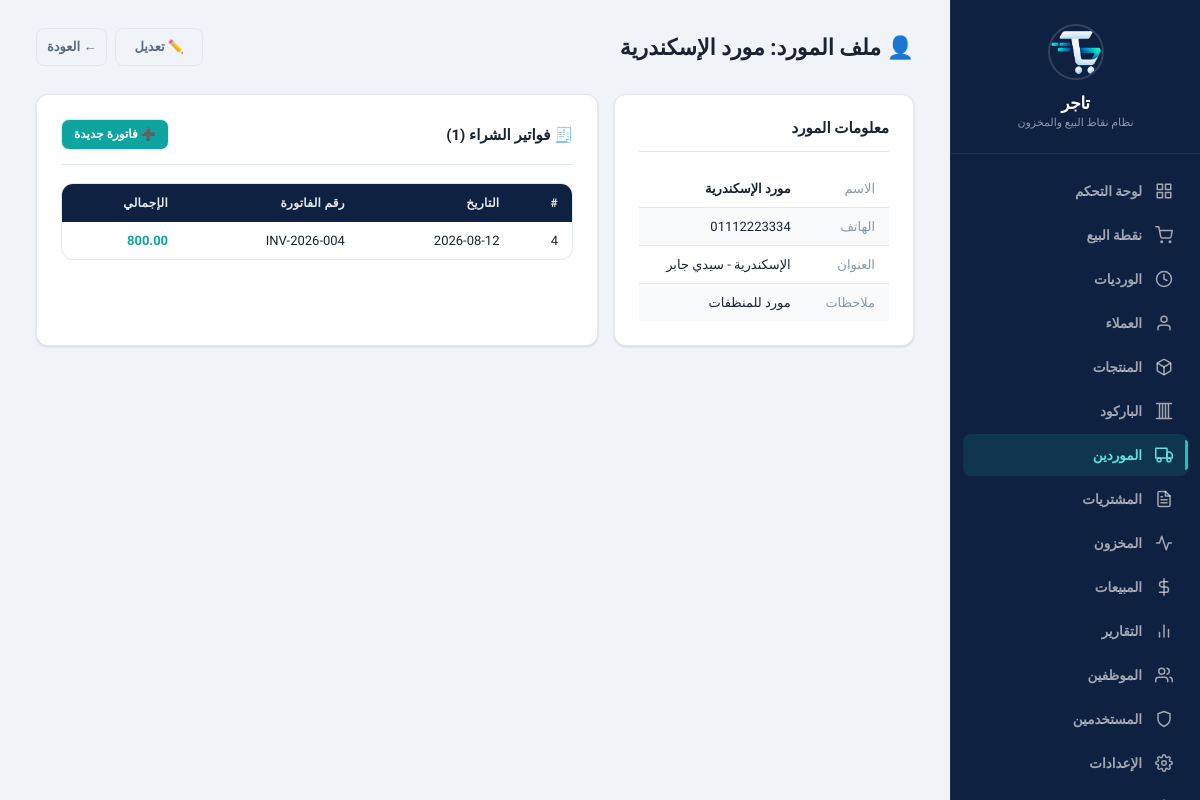
/?page=suppliers&action=profile&id=3 (signed in), run on an earlier commit of the app's database.
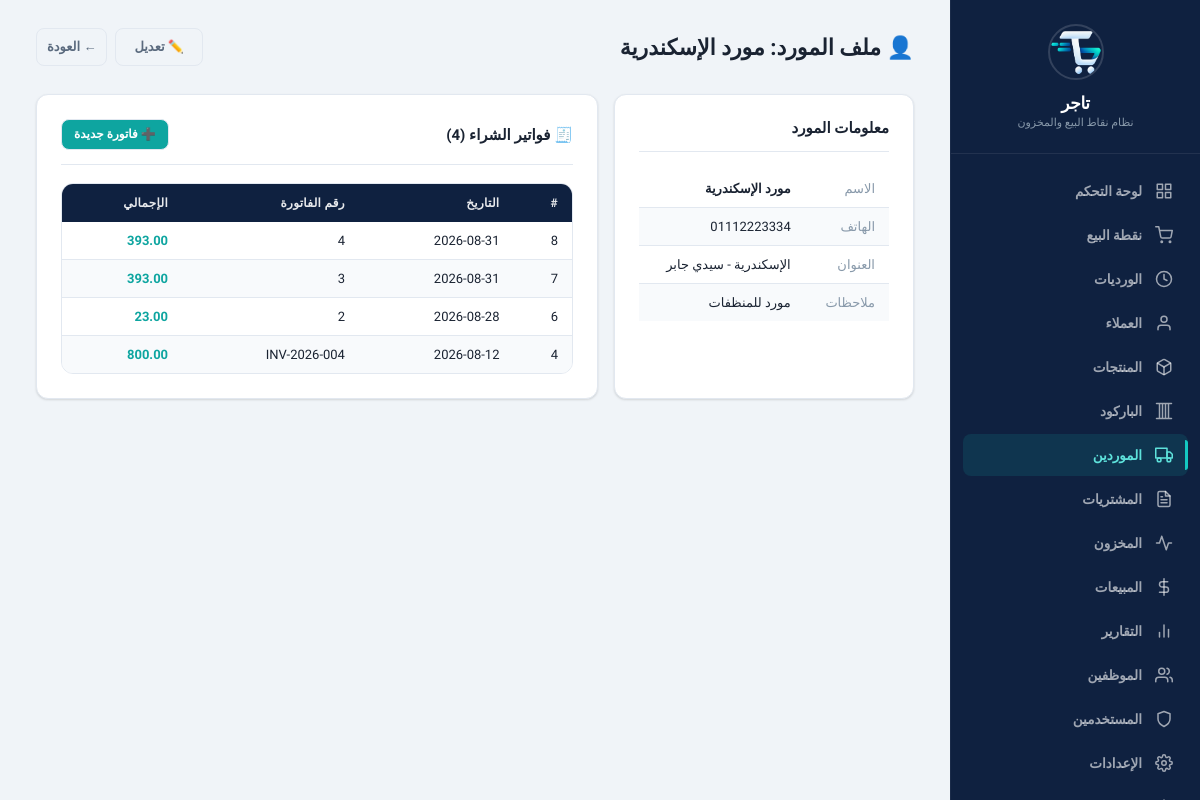
And on a later commit of the database.
### tables this page shows
CREATE TABLE purchase_invoices (
    id INTEGER PRIMARY KEY AUTOINCREMENT,
    supplier_id INTEGER NOT NULL,
    invoice_number TEXT DEFAULT NULL,
    date TEXT NOT NULL DEFAULT (date('now', 'localtime')),
    total REAL NOT NULL DEFAULT 0,
    notes TEXT DEFAULT NULL,
    created_at TEXT NOT NULL DEFAULT (datetime('now', 'localtime')), discount REAL NOT NULL DEFAULT 0, type TEXT DEFAULT 'purchase', status TEXT DEFAULT 'completed', parent_invoice_id INTEGER DEFAULT NULL,
    FOREIGN KEY (supplier_id) REFERENCES suppliers(id) ON DELETE RESTRICT
);

### www/app/controllers/SupplierController.php (called while the page is built, shortened)
<?php
class SupplierController {
    private $supplierService;
    public function __construct() {
        $this->supplierService = new SupplierService();
    }
    public function profile() {
        $id = $_GET['id'] ?? 0;
        $supplier = $this->supplierService->findById($id);
        $purchaseService = new PurchaseService();
        $purchases = $purchaseService->getAll($id);
        include APP_PATH . '/views/layout/header.php';
        include APP_PATH . '/views/suppliers/profile.php';
        include APP_PATH . '/views/layout/footer.php';
    }
}

### www/app/config/database.php (called while the page is built, shortened)
<?php
class Database {
    private static $instance = null;
    private $pdo;
    private function __construct() {
        $this->dbPath = __DIR__ . '/../../data/pos_system.db';
        try {
            $this->pdo = new PDO('sqlite:' . $this->dbPath);
            $this->pdo->setAttribute(PDO::ATTR_ERRMODE, PDO::ERRMODE_EXCEPTION);
            $this->pdo->setAttribute(PDO::ATTR_DEFAULT_FETCH_MODE, PDO::FETCH_ASSOC);
            $this->pdo->exec('PRAGMA journal_mode = WAL');
            $this->pdo->exec('PRAGMA foreign_keys = ON');
            $this->pdo->exec('PRAGMA busy_timeout = 5000');
            $this->pdo->exec('PRAGMA synchronous = NORMAL');
            $this->pdo->exec('PRAGMA cache_size = -8000');
            $this->pdo->exec('PRAGMA temp_store = MEMORY');
        } catch (PDOException $e) {
            die('Database connection failed: ' . $e->getMessage());
        }
    }
    public static function getInstance() {
        if (self::$instance === null) {
            self::$instance = new self();
        }
        return self::$instance;
    }
    public function getConnection() {
        return $this->pdo;
    }
    public function migrate() {
        $this->pdo->exec(
            "CREATE TABLE IF NOT EXISTS migrations (
                id INTEGER PRIMARY KEY AUTOINCREMENT,
                filename TEXT NOT NULL UNIQUE,
                applied_at TEXT NOT NULL DEFAULT (datetime('now', 'localtime'))
            )"
        );
    }
}

### www/app/services/SupplierService.php (called while the page is built, shortened)
<?php
class SupplierService {
    private $supplierRepo;
    public function __construct() {
        $this->supplierRepo = new SupplierRepository();
    }
    public function findById($id) {
        return $this->supplierRepo->findById($id);
    }
}

### www/app/repositories/SupplierRepository.php (called while the page is built, shortened)
<?php
class SupplierRepository {
    private $db;
    public function __construct() {
        $this->db = Database::getInstance()->getConnection();
    }
    public function findById($id) {
        $stmt = $this->db->prepare("SELECT * FROM suppliers WHERE id = :id");
        $stmt->execute([':id' => $id]);
        return $stmt->fetch();
    }
}

### www/app/services/PurchaseService.php (called while the page is built, shortened)
<?php
class PurchaseService {
    private $purchaseRepo;
    public function __construct() {
        $this->purchaseRepo = new PurchaseRepository();
    }
    public function getAll($supplierId = '', $dateFrom = '', $dateTo = '') {
        return $this->purchaseRepo->getAll($supplierId, $dateFrom, $dateTo);
    }
}

### www/app/repositories/PurchaseRepository.php (called while the page is built, shortened)
<?php
class PurchaseRepository {
    private $db;
    public function __construct() {
        $this->db = Database::getInstance()->getConnection();
    }
    public function getAll($supplierId = '', $dateFrom = '', $dateTo = '') {
        $sql = "SELECT pi.*, s.name as supplier_name
                FROM purchase_invoices pi
                LEFT JOIN suppliers s ON pi.supplier_id = s.id
                WHERE 1=1";
        $params = [];
        if ($supplierId !== '') {
            $sql .= " AND pi.supplier_id = :supplier_id";
            $params[':supplier_id'] = $supplierId;
        }
        $sql .= " ORDER BY pi.date DESC, pi.id DESC";
        $stmt = $this->db->prepare($sql);
        $stmt->execute($params);
        return $stmt->fetchAll();
    }
}

### www/app/views/suppliers/profile.php (the view)
<div class="page-header">
    <div>
        <h1>👤 ملف المورد: <?= htmlspecialchars($supplier['name']) ?></h1>
    </div>
    <div class="btn-group">
        <a href="?page=suppliers&action=edit&id=<?= $supplier['id'] ?>" class="btn btn-outline">✏️ تعديل</a>
        <a href="?page=suppliers" class="btn btn-ghost">← العودة</a>
    </div>
</div>
<div style="display:grid;grid-template-columns:300px 1fr;gap:16px;">
    <div class="card">
        <div class="card-header"><h3>معلومات المورد</h3></div>
        <table>
            <tr><td class="text-muted">الاسم</td><td class="fw-bold"><?= htmlspecialchars($supplier['name']) ?></td></tr>
            <tr><td class="text-muted">الهاتف</td><td><?= $supplier['phone'] ?: '—' ?></td></tr>
            <tr><td class="text-muted">العنوان</td><td><?= $supplier['address'] ? htmlspecialchars($supplier['address']) : '—' ?></td></tr>
            <tr><td class="text-muted">ملاحظات</td><td><?= $supplier['notes'] ? htmlspecialchars($supplier['notes']) : '—' ?></td></tr>
        </table>
    </div>
    <div class="card">
        <div class="card-header">
            <h3>🧾 فواتير الشراء (<?= count($purchases) ?>)</h3>
            <a href="?page=purchases&action=create" class="btn btn-sm btn-primary">➕ فاتورة جديدة</a>
        </div>
        <?php if (!empty($purchases)): ?>
        <div class="table-wrapper">
            <table>
                <thead>
                    <tr>
                        <th>#</th>
                        <th>التاريخ</th>
                        <th>رقم الفاتورة</th>
                        <th>الإجمالي</th>
                    </tr>
                </thead>
                <tbody>
                    <?php foreach ($purchases as $p): ?>
                    <tr>
                        <td><?= $p['id'] ?></td>
                        <td><?= $p['date'] ?></td>
                        <td><?= $p['invoice_number'] ?: '—' ?></td>
                        <td class="fw-bold text-accent"><?= number_format($p['total'], 2) ?></td>
                    </tr>
                    <?php endforeach; ?>
                </tbody>
            </table>
        </div>
        <?php else: ?>
        <div class="empty-state"><p>لا توجد فواتير شراء</p></div>
        <?php endif; ?>
    </div>
</div>

What changed in the data, as far as the page shows it:
added purchase_invoices: id "8", date "2026-08-31", invoice_number "4", total "393.00"
added purchase_invoices: id "7", date "2026-08-31", invoice_number "3", total "393.00"
added purchase_invoices: id "6", date "2026-08-28", invoice_number "2", total "23.00"
Also different on the page:
count($purchases): "1" → "4"
